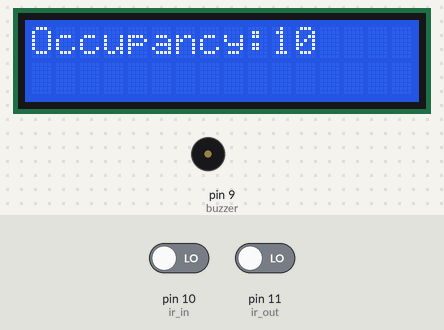
A sketch run on a simulated Arduino Uno, built with avr-gcc and run on an emulated ATmega328P. Shown: 16×2 character LCD, buzzer (waves = sounding, pin HIGH). Inputs (shaded band) come from the test bench; at power-on: pin 10 (ir_in) LOW, pin 11 (ir_out) LOW. What the sketch prints to the serial monitor is not drawn.

Above: at 1.2 s.
1.3 s: pin 10 (ir_in) driven HIGH
At 2.8 s:
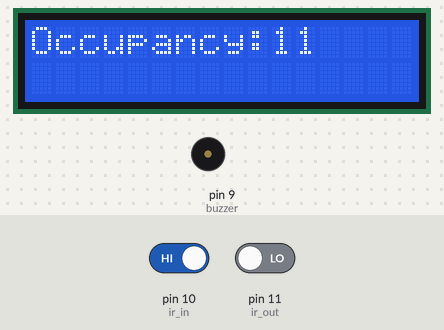
4.5 s: pin 10 (ir_in) driven LOW and pin 11 (ir_out) driven HIGH
At 8.4 s:
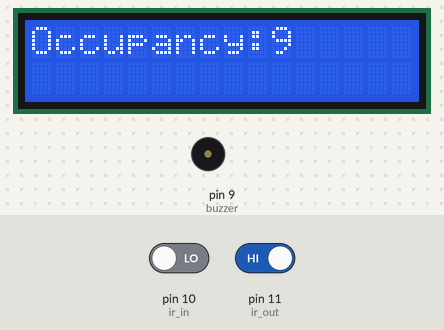
8.6 s: pin 11 (ir_out) driven LOW
10.1 s: pin 11 (ir_out) driven HIGH
At 12.5 s:
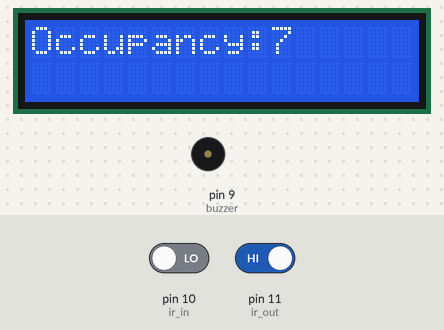
Timing chart, 0 to 14.0 s (numbered marks = the images above; inputs shaded):
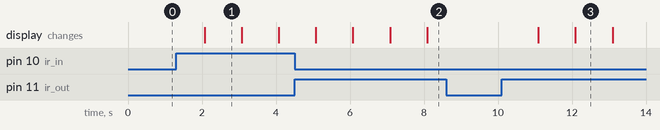

The sketch:

Motion_Detector.ino
```cpp
#include<LiquidCrystal.h>
const int ir_in=10;
const int ir_out=11;
const int buzzer=9;
int in_high;
int out_high;
int total_people=10;
int people_out=0;
int people_in=0;
LiquidCrystal lcd(13,12,7,6,5,4);
void setup()
{
  // put your setup code here, to run once:

  Serial.begin(9600);
  lcd.begin(16,2);
  pinMode(ir_in,INPUT);
  pinMode(ir_out,INPUT);
  pinMode(buzzer,OUTPUT);
}

void loop()
{

  // put your main code here, to run repeatedly:
  in_high=digitalRead(ir_in);
  out_high=digitalRead(ir_out);
 // lcd.clear();
  lcd.setCursor(0,0);
  lcd.print("Occupancy:");
  lcd.setCursor(10,0);
  lcd.print(total_people);
  /*lcd.setCursor(0,1);
  lcd.print("People_OUT:");*/
  if(in_high == HIGH)
  {
    if (total_people < 0)
    {total_people=0;}
    total_people+=1;
    people_in++;
    lcd.setCursor(10,0);
    lcd.print(total_people);
    /*lcd.setCursor(11,1);
    lcd.print(people_out);*/
    Serial.print("IN");
    Serial.println(total_people);
  }
  else if(out_high == HIGH)
  { if (total_people < 0)
    {total_people=1;}
    total_people-=1;
    people_out++;
    lcd.setCursor(10,0);
    lcd.print(total_people);
    //lcd.clear();
    /*lcd.setCursor(11,1);
    lcd.print(people_out);*/
    Serial.print("Left");
    Serial.println(total_people);
  }
  if(total_people<10)
  {
    lcd.setCursor(11,0);
    lcd.print(" ");
  }
  if(total_people==20)
  {
    digitalWrite(buzzer,HIGH);
    lcd.clear();
    lcd.setCursor(0,0);
    lcd.print("Capacity Full");
    delay(1000);
    digitalWrite(buzzer,LOW);
    lcd.clear();
  }
  delay(1000);

}
```

Measured:
- after the input at 1.3 s, the display: changes after 0.77 s (image 1)
- after the input at 8.6 s, every drawn part: stays the same
- after the input at 10.1 s, the display: first changes after 0.99 s (image 3 shows a later state)
- what the display in image 1 shows lasts 1.0 s, from 2.1 s to 3.1 s
